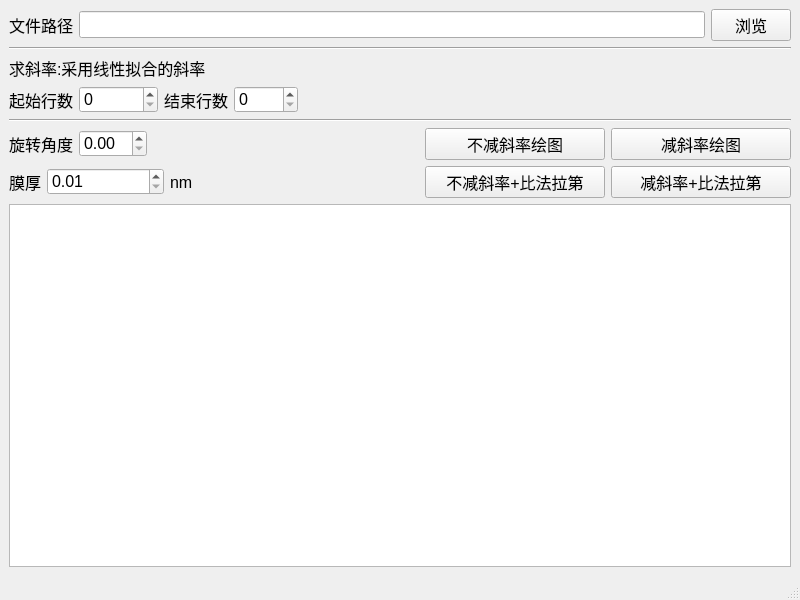
<?xml version="1.0" encoding="UTF-8"?>
<ui version="4.0">
 <class>MainWindow</class>
 <widget class="QMainWindow" name="MainWindow">
  <property name="geometry">
   <rect>
    <x>0</x>
    <y>0</y>
    <width>800</width>
    <height>600</height>
   </rect>
  </property>
  <property name="minimumSize">
   <size>
    <width>800</width>
    <height>600</height>
   </size>
  </property>
  <property name="font">
   <font>
    <family>Microsoft YaHei UI</family>
    <pointsize>12</pointsize>
    <weight>50</weight>
    <italic>false</italic>
    <bold>false</bold>
   </font>
  </property>
  <property name="contextMenuPolicy">
   <enum>Qt::DefaultContextMenu</enum>
  </property>
  <property name="acceptDrops">
   <bool>true</bool>
  </property>
  <property name="windowTitle">
   <string>法拉第测试绘图</string>
  </property>
  <property name="autoFillBackground">
   <bool>false</bool>
  </property>
  <property name="styleSheet">
   <string notr="true">*{	
	font-family:Microsoft YaHei UI;
	font-size:12pt;
}</string>
  </property>
  <widget class="QWidget" name="centralwidget">
   <layout class="QVBoxLayout" name="verticalLayout">
    <item>
     <layout class="QHBoxLayout" name="horizontalLayout">
      <item>
       <widget class="QLabel" name="label">
        <property name="text">
         <string>文件路径</string>
        </property>
       </widget>
      </item>
      <item>
       <widget class="QLineEdit" name="lineEdit"/>
      </item>
      <item>
       <widget class="QPushButton" name="filebrowser">
        <property name="text">
         <string>浏览</string>
        </property>
       </widget>
      </item>
     </layout>
    </item>
    <item>
     <widget class="Line" name="line">
      <property name="orientation">
       <enum>Qt::Horizontal</enum>
      </property>
     </widget>
    </item>
    <item>
     <widget class="QLabel" name="label_2">
      <property name="text">
       <string>求斜率:采用线性拟合的斜率</string>
      </property>
     </widget>
    </item>
    <item>
     <layout class="QHBoxLayout" name="horizontalLayout_2">
      <item>
       <widget class="QLabel" name="label_3">
        <property name="text">
         <string>起始行数</string>
        </property>
       </widget>
      </item>
      <item>
       <widget class="QSpinBox" name="spinBox_start">
        <property name="minimumSize">
         <size>
          <width>79</width>
          <height>0</height>
         </size>
        </property>
        <property name="maximum">
         <number>9999</number>
        </property>
       </widget>
      </item>
      <item>
       <widget class="QLabel" name="label_6">
        <property name="text">
         <string>结束行数</string>
        </property>
       </widget>
      </item>
      <item>
       <widget class="QSpinBox" name="spinBox_end">
        <property name="maximum">
         <number>9999</number>
        </property>
       </widget>
      </item>
      <item>
       <spacer name="horizontalSpacer">
        <property name="orientation">
         <enum>Qt::Horizontal</enum>
        </property>
        <property name="sizeHint" stdset="0">
         <size>
          <width>40</width>
          <height>20</height>
         </size>
        </property>
       </spacer>
      </item>
     </layout>
    </item>
    <item>
     <widget class="Line" name="line_2">
      <property name="orientation">
       <enum>Qt::Horizontal</enum>
      </property>
     </widget>
    </item>
    <item>
     <layout class="QHBoxLayout" name="horizontalLayout_3">
      <item>
       <widget class="QLabel" name="label_4">
        <property name="text">
         <string>旋转角度</string>
        </property>
       </widget>
      </item>
      <item>
       <widget class="QDoubleSpinBox" name="deg">
        <property name="singleStep">
         <double>0.010000000000000</double>
        </property>
       </widget>
      </item>
      <item>
       <spacer name="horizontalSpacer_2">
        <property name="orientation">
         <enum>Qt::Horizontal</enum>
        </property>
        <property name="sizeHint" stdset="0">
         <size>
          <width>40</width>
          <height>20</height>
         </size>
        </property>
       </spacer>
      </item>
      <item>
       <widget class="QPushButton" name="plot1">
        <property name="minimumSize">
         <size>
          <width>180</width>
          <height>0</height>
         </size>
        </property>
        <property name="text">
         <string>不减斜率绘图</string>
        </property>
       </widget>
      </item>
      <item>
       <widget class="QPushButton" name="plot2">
        <property name="minimumSize">
         <size>
          <width>180</width>
          <height>0</height>
         </size>
        </property>
        <property name="text">
         <string>减斜率绘图</string>
        </property>
       </widget>
      </item>
     </layout>
    </item>
    <item>
     <layout class="QHBoxLayout" name="horizontalLayout_4">
      <item>
       <widget class="QLabel" name="label_5">
        <property name="text">
         <string>膜厚</string>
        </property>
       </widget>
      </item>
      <item>
       <widget class="QDoubleSpinBox" name="thickness">
        <property name="minimumSize">
         <size>
          <width>117</width>
          <height>0</height>
         </size>
        </property>
        <property name="minimum">
         <double>0.010000000000000</double>
        </property>
        <property name="maximum">
         <double>99999.000000000000000</double>
        </property>
        <property name="singleStep">
         <double>0.010000000000000</double>
        </property>
       </widget>
      </item>
      <item>
       <widget class="QLabel" name="label_7">
        <property name="text">
         <string>nm</string>
        </property>
       </widget>
      </item>
      <item>
       <spacer name="horizontalSpacer_3">
        <property name="orientation">
         <enum>Qt::Horizontal</enum>
        </property>
        <property name="sizeHint" stdset="0">
         <size>
          <width>40</width>
          <height>20</height>
         </size>
        </property>
       </spacer>
      </item>
      <item>
       <widget class="QPushButton" name="plot3">
        <property name="minimumSize">
         <size>
          <width>180</width>
          <height>0</height>
         </size>
        </property>
        <property name="text">
         <string>不减斜率+比法拉第</string>
        </property>
       </widget>
      </item>
      <item>
       <widget class="QPushButton" name="plot4">
        <property name="minimumSize">
         <size>
          <width>180</width>
          <height>0</height>
         </size>
        </property>
        <property name="text">
         <string>减斜率+比法拉第</string>
        </property>
       </widget>
      </item>
     </layout>
    </item>
    <item>
     <widget class="PlotWidget" name="qtplot">
      <property name="sizePolicy">
       <sizepolicy hsizetype="Expanding" vsizetype="Expanding">
        <horstretch>0</horstretch>
        <verstretch>2</verstretch>
       </sizepolicy>
      </property>
     </widget>
    </item>
   </layout>
  </widget>
  <widget class="QMenuBar" name="menubar">
   <property name="geometry">
    <rect>
     <x>0</x>
     <y>0</y>
     <width>800</width>
     <height>27</height>
    </rect>
   </property>
  </widget>
  <widget class="QStatusBar" name="statusbar"/>
 </widget>
 <customwidgets>
  <customwidget>
   <class>PlotWidget</class>
   <extends>QGraphicsView</extends>
   <header location="global">pyqtgraph</header>
  </customwidget>
 </customwidgets>
 <resources/>
 <connections/>
</ui>
